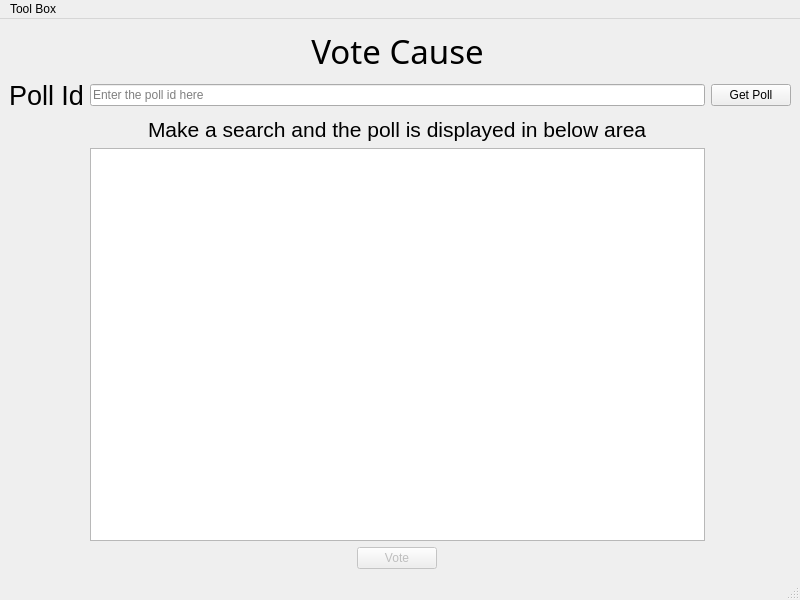
<?xml version="1.0" encoding="UTF-8"?>
<ui version="4.0">
 <class>mainWindow</class>
 <widget class="QMainWindow" name="mainWindow">
  <property name="geometry">
   <rect>
    <x>0</x>
    <y>0</y>
    <width>800</width>
    <height>600</height>
   </rect>
  </property>
  <property name="minimumSize">
   <size>
    <width>800</width>
    <height>0</height>
   </size>
  </property>
  <property name="windowTitle">
   <string>Vote Cause</string>
  </property>
  <property name="layoutDirection">
   <enum>Qt::LeftToRight</enum>
  </property>
  <property name="tabShape">
   <enum>QTabWidget::Rounded</enum>
  </property>
  <property name="dockNestingEnabled">
   <bool>false</bool>
  </property>
  <property name="dockOptions">
   <set>QMainWindow::AllowTabbedDocks|QMainWindow::AnimatedDocks</set>
  </property>
  <widget class="QWidget" name="centralwidget">
   <property name="minimumSize">
    <size>
     <width>800</width>
     <height>556</height>
    </size>
   </property>
   <layout class="QGridLayout" name="gridLayout_2">
    <item row="1" column="2">
     <widget class="QPushButton" name="poll_retrieve">
      <property name="sizePolicy">
       <sizepolicy hsizetype="Maximum" vsizetype="Maximum">
        <horstretch>0</horstretch>
        <verstretch>0</verstretch>
       </sizepolicy>
      </property>
      <property name="text">
       <string>Get Poll</string>
      </property>
     </widget>
    </item>
    <item row="2" column="1" alignment="Qt::AlignHCenter">
     <widget class="QLabel" name="status">
      <property name="sizePolicy">
       <sizepolicy hsizetype="Maximum" vsizetype="Maximum">
        <horstretch>0</horstretch>
        <verstretch>0</verstretch>
       </sizepolicy>
      </property>
      <property name="font">
       <font>
        <pointsize>16</pointsize>
       </font>
      </property>
      <property name="text">
       <string>Make a search and the poll is displayed in below area</string>
      </property>
     </widget>
    </item>
    <item row="1" column="1">
     <widget class="QLineEdit" name="poll_id">
      <property name="minimumSize">
       <size>
        <width>614</width>
        <height>0</height>
       </size>
      </property>
      <property name="placeholderText">
       <string>Enter the poll id here</string>
      </property>
     </widget>
    </item>
    <item row="0" column="1" alignment="Qt::AlignHCenter">
     <widget class="QLabel" name="label">
      <property name="sizePolicy">
       <sizepolicy hsizetype="Maximum" vsizetype="Maximum">
        <horstretch>0</horstretch>
        <verstretch>0</verstretch>
       </sizepolicy>
      </property>
      <property name="font">
       <font>
        <family>Ubuntu Condensed</family>
        <pointsize>25</pointsize>
       </font>
      </property>
      <property name="text">
       <string>Vote Cause</string>
      </property>
      <property name="alignment">
       <set>Qt::AlignCenter</set>
      </property>
     </widget>
    </item>
    <item row="5" column="1" alignment="Qt::AlignHCenter">
     <widget class="QPushButton" name="VoteButton">
      <property name="enabled">
       <bool>false</bool>
      </property>
      <property name="sizePolicy">
       <sizepolicy hsizetype="Maximum" vsizetype="Maximum">
        <horstretch>0</horstretch>
        <verstretch>0</verstretch>
       </sizepolicy>
      </property>
      <property name="text">
       <string>Vote</string>
      </property>
     </widget>
    </item>
    <item row="1" column="0">
     <widget class="QLabel" name="label_2">
      <property name="sizePolicy">
       <sizepolicy hsizetype="Maximum" vsizetype="Maximum">
        <horstretch>0</horstretch>
        <verstretch>0</verstretch>
       </sizepolicy>
      </property>
      <property name="font">
       <font>
        <pointsize>20</pointsize>
       </font>
      </property>
      <property name="text">
       <string>Poll Id</string>
      </property>
     </widget>
    </item>
    <item row="3" column="1">
     <widget class="QListWidget" name="pollChoiceList"/>
    </item>
   </layout>
  </widget>
  <widget class="QMenuBar" name="menubar">
   <property name="geometry">
    <rect>
     <x>0</x>
     <y>0</y>
     <width>800</width>
     <height>22</height>
    </rect>
   </property>
   <widget class="QMenu" name="menuTool_Box">
    <property name="title">
     <string>Tool Box</string>
    </property>
    <addaction name="creator_window"/>
    <addaction name="poll_manager"/>
   </widget>
   <addaction name="menuTool_Box"/>
  </widget>
  <widget class="QStatusBar" name="statusbar"/>
  <action name="creator_window">
   <property name="text">
    <string>Create Poll</string>
   </property>
  </action>
  <action name="poll_manager">
   <property name="text">
    <string>View my Polls</string>
   </property>
  </action>
 </widget>
 <resources/>
 <connections/>
</ui>
